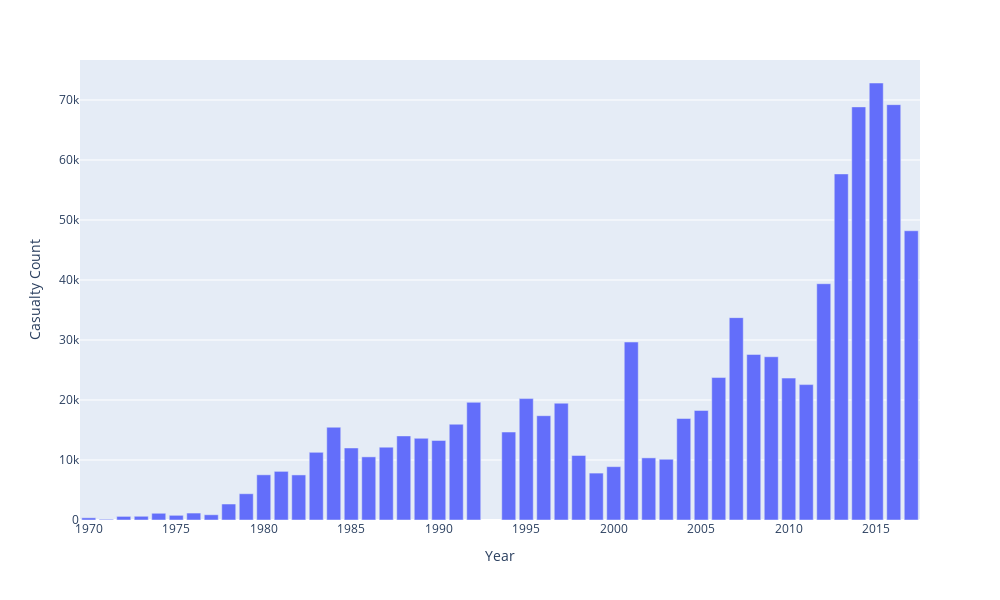

This figure's notebook cell:
### Markdown cell above
### Yearly Casualties due to terrorist attacks

### Code cell
df['casualties'] = df['nkill'] + df['nwound']
casualties_by_year = df.groupby('iyear')['casualties'].sum().to_frame().reset_index()
casualties_by_year.columns = ['Year', 'Casualty Count']
px.bar(data_frame=casualties_by_year, x='Year', y='Casualty Count', width=1000, height=600)

### Figure 1 — Plotly figure (JSON) as saved in the notebook; plotly's stock layout.template omitted (floating-point values rounded to 4 significant figures)
{"data": [{"alignmentgroup": "True", "hovertemplate": "Year=%{x}<br>Casualty Count=%{y}<extra></extra>", "legendgroup": "", "marker": {"color": "#636efa", "pattern": {"shape": ""}}, "name": "", "offsetgroup": "", "orientation": "v", "showlegend": false, "textposition": "auto", "type": "bar", "x": [1970, 1971, 1972, 1973, 1974, 1975, 1976, 1977, 1978, 1979, 1980, 1981, 1982, 1983, 1984, 1985, 1986, 1987, 1988, 1989, 1990, 1991, 1992, 1994, 1995, 1996, 1997, 1998, 1999, 2000, 2001, 2002, 2003, 2004, 2005, 2006, 2007, 2008, 2009, 2010, 2011, 2012, 2013, 2014, 2015, 2016, 2017], "xaxis": "x", "y": [367, 119, 602, 621, 1122, 781, 1158, 874, 2664, 4378, 7532, 8106, 7512, 11271, 15462, 12004, 10524, 12141, 14014, 13617, 13261, 15961, 19610, 14663, 20233, 17383, 19468, 10754, 7819, 8890, 29662, 10356, 10126, 16911, 18258, 23740, 33728, 27594, 27210, 23651, 22566, 39381, 57679, 68853, 72833, 69225, 48208], "yaxis": "y"}], "layout": {"barmode": "relative", "height": 600, "legend": {"tracegroupgap": 0}, "margin": {"t": 60}, "width": 1000, "xaxis": {"anchor": "y", "domain": [0, 1], "title": {"text": "Year"}}, "yaxis": {"anchor": "x", "domain": [0, 1], "title": {"text": "Casualty Count"}}}}
